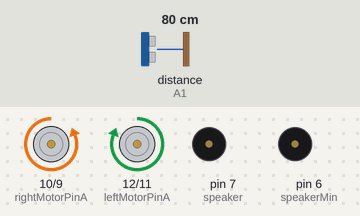
This sketch was run on a simulated Arduino Uno, built with avr-gcc and run on an emulated ATmega328P. Parts: motor-driver pin pairs drawn as motors (green arrow = first pin HIGH = forward, orange = second pin HIGH = backward, longer = more drive), buzzer (waves = sounding, pin HIGH). Wiring (inferred from the names in the program): ultrasonic range finder: trigger A0; echo A1. Inputs (shaded band) come from the test bench; at power-on: distance to the obstacle (sensor on A1) 80 cm. The echo pulse lasts 58.3 µs per cm; pins used as bus, display or sensor lines are not drawn.

Above: at 1.2 s.
1.3 s: distance to the obstacle (sensor on A1) set to 28 cm
2.8 s: distance to the obstacle (sensor on A1) set to 23 cm
At 3.8 s:
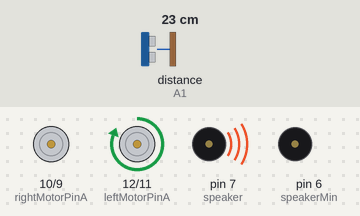
Timing chart, 0 to 5.8 s (numbered marks = the images above; inputs shaded):
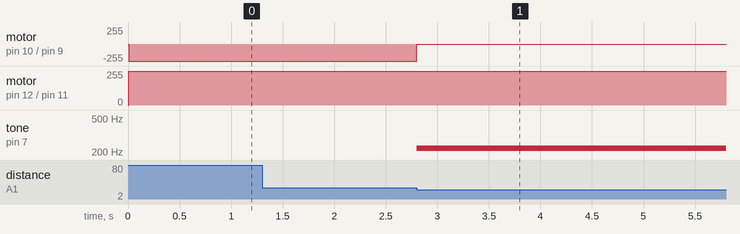

Measured:
- the behaviour switches between 26 and 25 cm on distance to the obstacle (sensor on A1) (found by bisection; images 0 and 1)
- after the input at 1.3 s, every drawn part: stays the same
- after the input at 2.8 s, motor on pin 10 (rightMotorPinA) / pin 9 (rightMotorPinB): backward 255/255 → stopped at once; tone on pin 7 (speaker): silent → 220 Hz at once

The sketch:

sketch_apr09b.ino
```cpp
// Motor pins L298N motor driver board
const uint8_t rightMotorPinA = 10; //Right motor => IN1 pin 8
const uint8_t rightMotorPinB = 9; //Right motor => IN2 pin 9
const uint8_t leftMotorPinA = 12; // Left Motor => IN3 pin 10
const uint8_t leftMotorPinB = 11; //Left Motor IN4 pin 11

// Button pin (configured so that on is LOW)
const uint8_t buttonPin = 5; //was 12

// Transmit and receive pins for distance sensor
const uint8_t tPin = A0;//was 2
const uint8_t rPin = A1;//was 4

// Pin for status LED (turns on when nose touch neurons stimulated)
const uint8_t statusPin = 13;

// Pins for speaker
const uint8_t speaker = 7;
const uint8_t speakerMin = 6;

 const  uint8_t spdBoost = 0;
 const  uint8_t turnTime = 0;


void rightMotorForward(uint8_t spd) {
  analogWrite(rightMotorPinA, spd);
  digitalWrite(rightMotorPinB, LOW);
}

void rightMotorBackward(uint8_t spd) {
  digitalWrite(rightMotorPinA, LOW);
  analogWrite(rightMotorPinB, spd);
}

void rightMotorOff() {
  digitalWrite(rightMotorPinA, LOW);
  digitalWrite(rightMotorPinB, LOW);
}

void leftMotorForward(uint8_t spd) {
  analogWrite(leftMotorPinA, spd);
  digitalWrite(leftMotorPinB, LOW);
}

void leftMotorBackward(uint8_t spd) {
  digitalWrite(leftMotorPinA, LOW);
  analogWrite(leftMotorPinB, spd);
}

void leftMotorOff() {
  digitalWrite(leftMotorPinA, LOW);
  digitalWrite(leftMotorPinB, LOW);
}


void setup() {
  // put your setup code here, to run once:
  pinMode(leftMotorPinA, OUTPUT);
  pinMode(leftMotorPinB, OUTPUT);
  pinMode(rightMotorPinA, OUTPUT);
  pinMode(rightMotorPinB, OUTPUT);
  pinMode(tPin, OUTPUT);
  pinMode(rPin, INPUT);
  pinMode(speaker, OUTPUT);
  pinMode(speakerMin, OUTPUT);

}


void loop() {
  // put your main code here, to run repeatedly:

  uint8_t leftSpdMotor;
  uint8_t rightSpdMotor;


   int16_t leftSpd;
   int16_t rightSpd;

  // Send sound pulse
  digitalWrite(tPin, LOW);
  delayMicroseconds(2);
  digitalWrite(tPin, HIGH);
  delayMicroseconds(10);
  digitalWrite(tPin, LOW);

  // Read off length
  long pulseWidth = pulseIn(rPin, HIGH);

  // Calculate distance
  long distance = (pulseWidth/29.1) / 2;

  if (distance <= 25 && distance >= 0)
  {
  rightMotorOff();
  tone(speaker, 220, 500);

  }

  else
  {

     // Left forward
  if(leftSpd >= 0) {
    leftSpd += spdBoost;
    if(leftSpd > 255) {
      leftSpdMotor = 255;
    }
    else {
      leftSpdMotor = leftSpd;
    }
    leftMotorForward(leftSpdMotor);
  }

  if(rightSpd <= 0) {
    rightSpd -= spdBoost;
    if(abs(rightSpd) > 255) {
      rightSpdMotor = 255;
    }
    else {
      rightSpdMotor = abs(rightSpd);
    }
    rightMotorBackward(rightSpdMotor);
  }


  }
}
```
